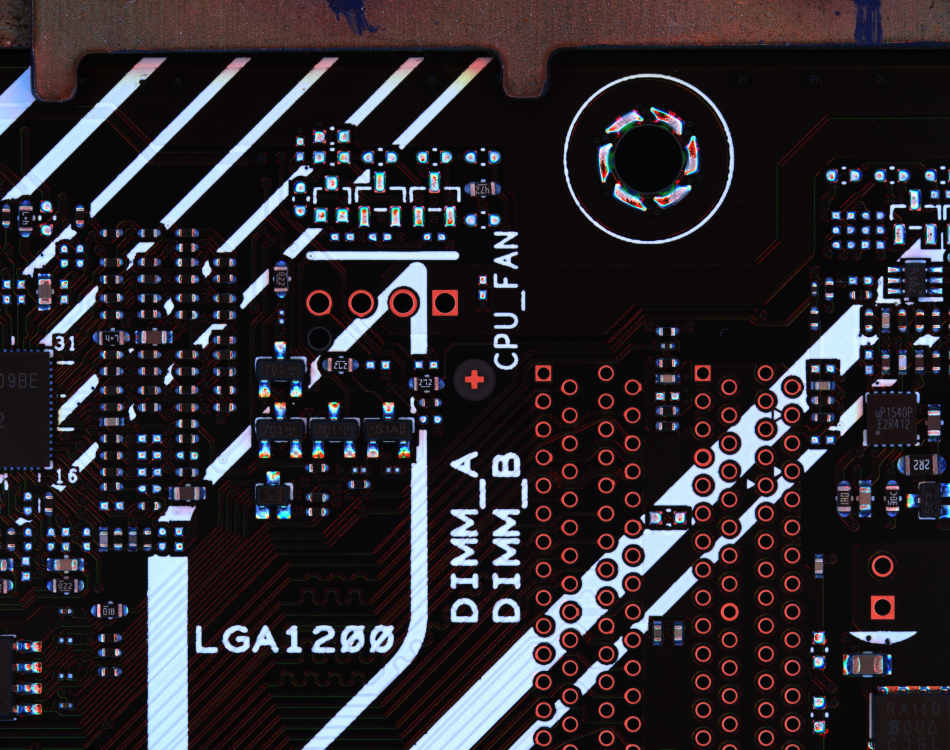
#> input picture BinaryComparison/1.jpg, 3800 x 3000 px (shown at 1/4 size)
$ python binaryComparison.py
#> lines starting #> are read from the running program, lines starting #| are printed output that depends on the picture; after the words box and inside, x2 and y2 are one past the last pixel; in counts of white or black regions, pixels touching at a corner belong together
import cv2
import numpy as np

def check_image_sizes(img1, img2):
    if img1.shape[:2] != img2.shape[:2]:
        return False
    return True

def create_comparison_image(ref_binary, test_binary, color, alpha=0.8):
    if color:
        comparison = np.zeros((ref_binary.shape[0], ref_binary.shape[1], 3), dtype=np.uint8)
        comparison[..., 0] = ref_binary   # 蓝色
        comparison[..., 2] = test_binary   # 红色
    else:
        comparison = cv2.addWeighted(ref_binary, alpha, test_binary, 1-alpha, 0)
    return comparison


if __name__ == "__main__":

    image_ref = cv2.imread("1.jpg")
#> image_ref is the input picture: shape (3000, 3800, 3); mean B, G, R 47.2, 42.1, 46.3
    image_test = cv2.imread("2.jpg")
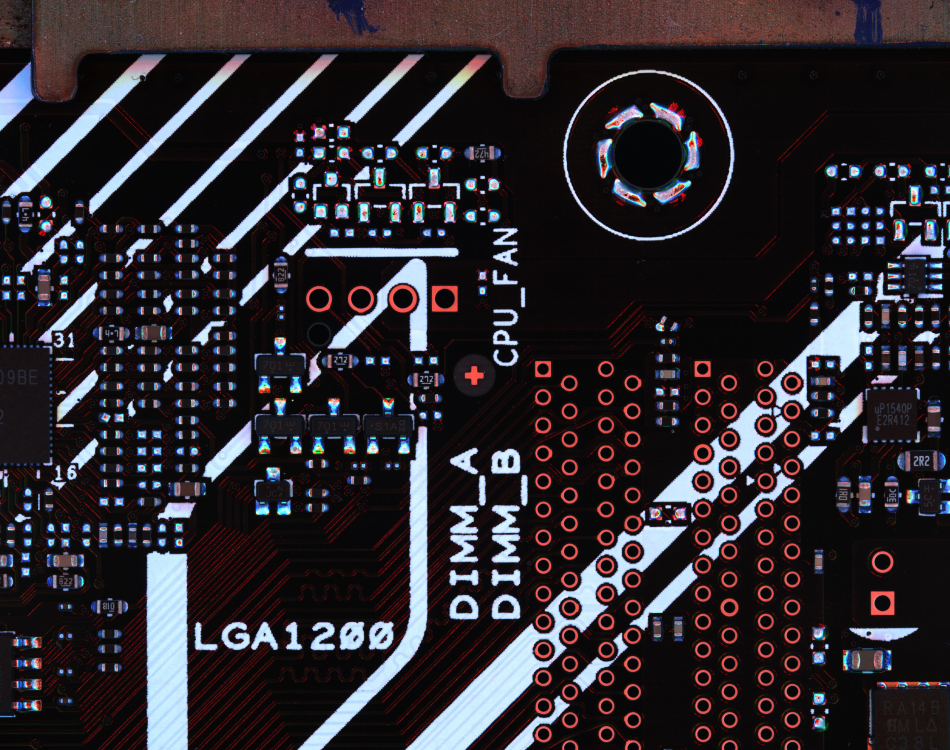
#> input picture BinaryComparison/2.jpg, 3800 x 3000 px (shown at 1/4 size)
#> image_test is the input picture: shape (3000, 3800, 3); mean B, G, R 47.5, 42, 46.8

    # 检查图像尺寸
    if not check_image_sizes(image_ref, image_test):
        print("Inconsistent image size, adjusting test image size.......")
        image_test = cv2.resize(image_test, (image_ref.shape[1], image_ref.shape[0]))

    ref_img_gray = cv2.cvtColor(image_ref, cv2.COLOR_BGR2GRAY)
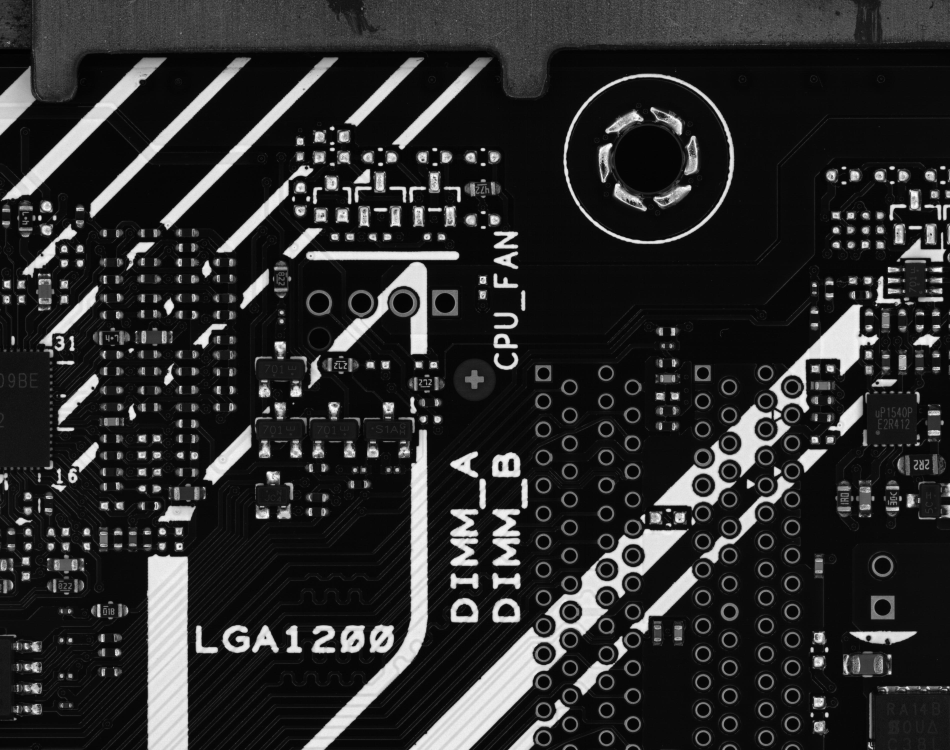
#> ref_img_gray: shape (3000, 3800) (shown at 1/4 size); min 0, max 255, mean 43.9
    test_img_gray = cv2.cvtColor(image_test, cv2.COLOR_BGR2GRAY)
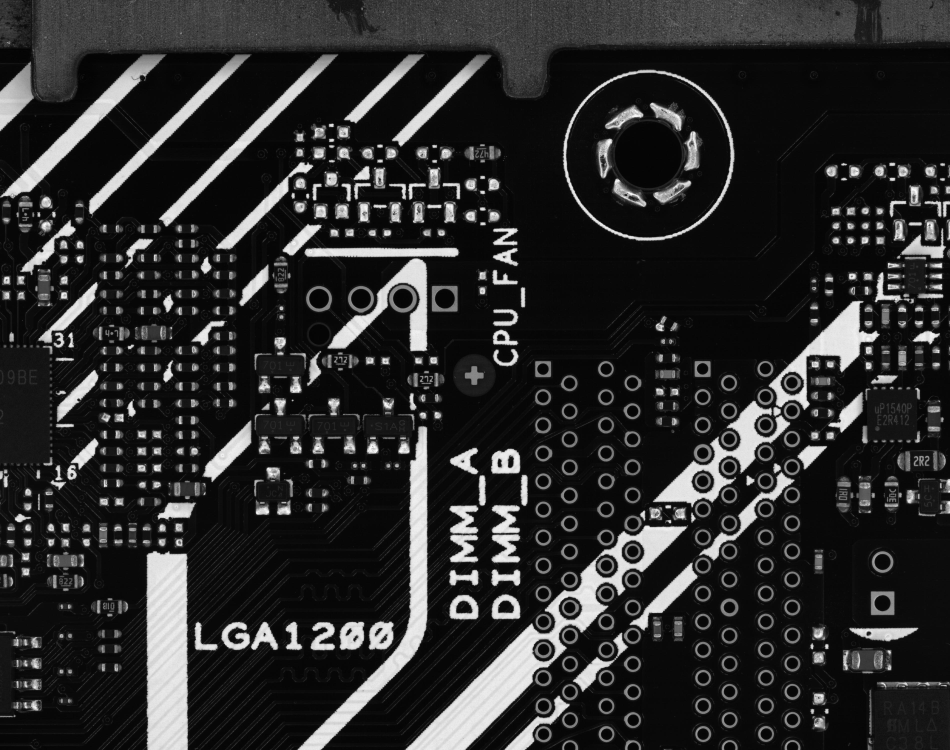
#> test_img_gray: shape (3000, 3800) (shown at 1/4 size); min 0, max 255, mean 44.1
    binary_threshold, ref_img_binary = cv2.threshold(ref_img_gray, 0, 255, cv2.THRESH_BINARY | cv2.THRESH_OTSU)
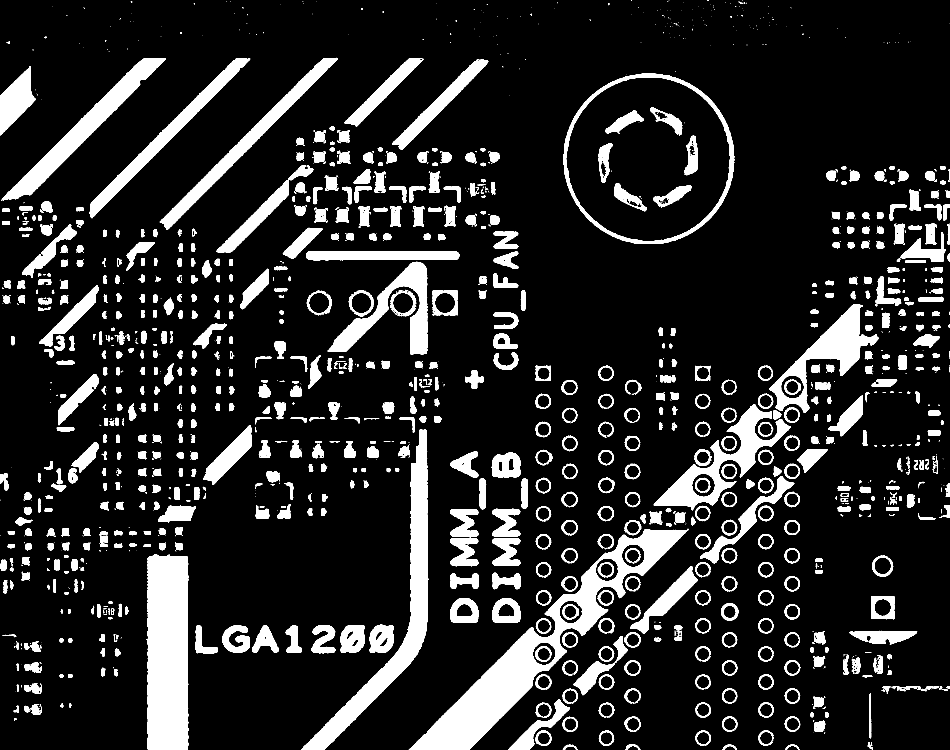
#> ref_img_binary: shape (3000, 3800) (shown at 1/4 size); 13.9% white; 2281 white regions (1335 under 20 px), largest, box (x1, y1, x2, y2) and area: (1635, 2116, 2747, 3000) 157528, (588, 2217, 754, 3000) 124422, (1204, 1718, 1713, 3000) 93287
#> binary_threshold = 108
    test_img_binary = cv2.threshold(test_img_gray, binary_threshold, 255, cv2.THRESH_BINARY)[1]
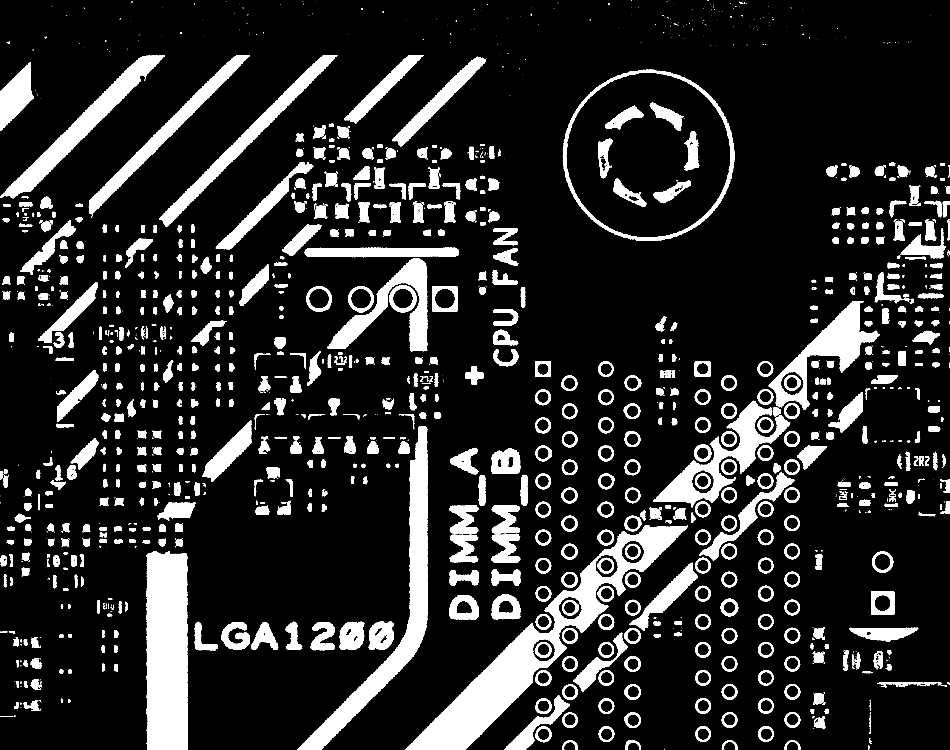
#> test_img_binary: shape (3000, 3800) (shown at 1/4 size); 14.5% white; 1934 white regions (993 under 20 px), largest, box (x1, y1, x2, y2) and area: (1619, 2102, 2750, 3000) 162084, (586, 2204, 752, 3000) 126636, (1190, 1705, 1711, 3000) 96847

    # 创建比较图像
    color_flag = True   # 设置为 True 以使用彩色显示，False为白色显示
    comparison_img = create_comparison_image(ref_img_binary, test_img_binary, color_flag)
#> in create_comparison_image, `comparison[..., 2] = test_binary`:
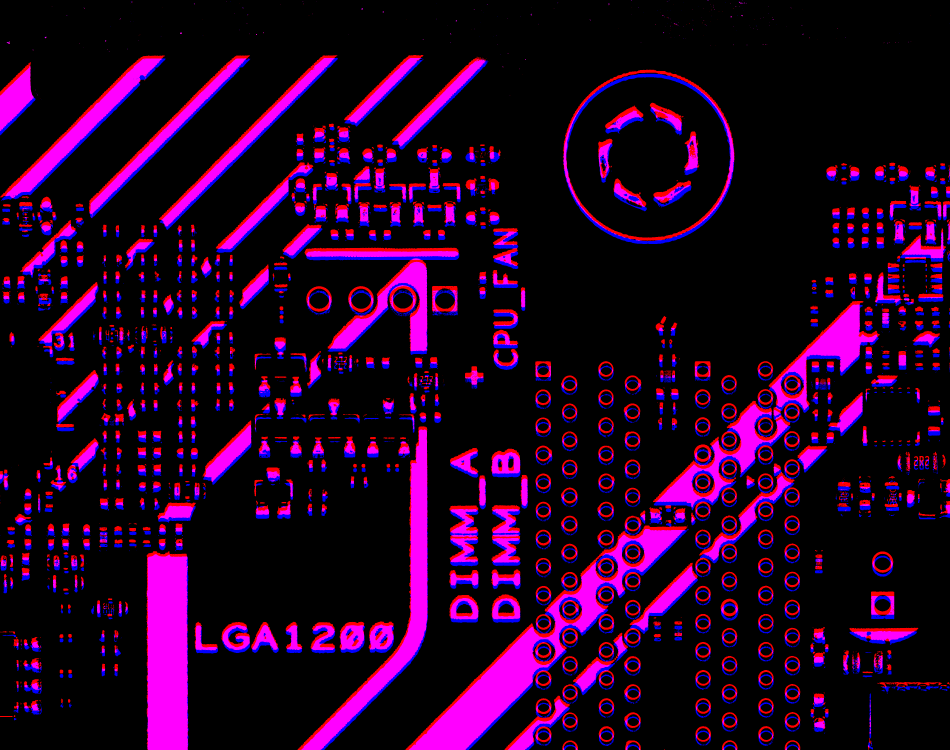
#> comparison: shape (3000, 3800, 3) (shown at 1/4 size); mean of channels 0, 1, 2 35.6, 0, 37.1; drawn as B, G, R

    # 显示
    cv2.namedWindow("Comparison Image", cv2.WINDOW_NORMAL)
    cv2.imshow("Comparison Image", comparison_img)
    cv2.waitKey(0)
    cv2.destroyAllWindows()

    # 保存
    # cv2.imwrite("comparison_img.png" ,comparison_img )
